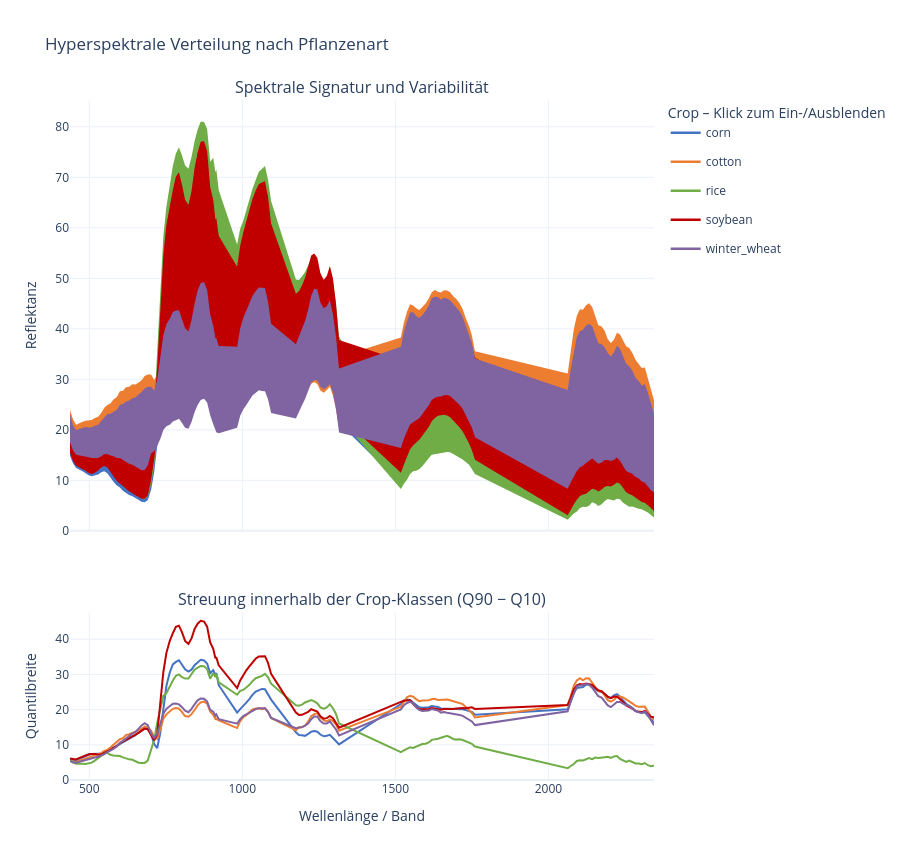

The cell this chart's notebook holds for it:
### Markdown cell above
Aufgrund des Anova F-Scores die Streuung genauer analysiert

### Code cell
import plotly.graph_objects as go
from plotly.subplots import make_subplots

# Vollständig leere Bänder entfernen
valid_bands = [
    c for c in spec_cols
    if df[c].notna().any()
]

# Wellenlängen aus den Spaltennamen extrahieren
wavelengths = np.array([
    int(c[1:]) for c in valid_bands
])

crops = sorted(df["Crop"].dropna().unique())

fig = make_subplots(
    rows=2,
    cols=1,
    shared_xaxes=True,
    vertical_spacing=0.12,
    row_heights=[0.72, 0.28],
    subplot_titles=[
        "Spektrale Signatur und Variabilität",
        "Streuung innerhalb der Crop-Klassen (Q90 − Q10)"
    ]
)

for crop in crops:

    data = df.loc[df["Crop"] == crop, valid_bands]

    q10 = data.quantile(0.10).to_numpy()
    q50 = data.quantile(0.50).to_numpy()
    q90 = data.quantile(0.90).to_numpy()

    color = crop_palette.get(crop, "#777777")

    # Obere Grenze des Quantilbands
    fig.add_trace(
        go.Scatter(
            x=wavelengths,
            y=q90,
            mode="lines",
            line=dict(width=0),
            showlegend=False,
            hoverinfo="skip",
            legendgroup=crop,
            connectgaps=False
        ),
        row=1, col=1
    )

    # Untere Grenze + gefülltes Quantilband
    fig.add_trace(
        go.Scatter(
            x=wavelengths,
            y=q10,
            mode="lines",
            line=dict(width=0),
            fill="tonexty",
            fillcolor=color,
            opacity=0.16,
            showlegend=False,
            hoverinfo="skip",
            legendgroup=crop,
            connectgaps=False
        ),
        row=1, col=1
    )

    # Median
    fig.add_trace(
        go.Scatter(
            x=wavelengths,
            y=q50,
            mode="lines",
            name=crop,
            line=dict(color=color, width=2.5),
            legendgroup=crop,
            connectgaps=False,
            hovertemplate=(
                f"<b>{crop}</b><br>"
                "Wellenlänge: %{x} nm<br>"
                "Median: %{y:.2f}<extra></extra>"
            )
        ),
        row=1, col=1
    )

    # Quantilbreite
    fig.add_trace(
        go.Scatter(
            x=wavelengths,
            y=q90 - q10,
            mode="lines",
            name=crop,
            line=dict(color=color, width=2),
            legendgroup=crop,
            showlegend=False,
            connectgaps=False,
            hovertemplate=(
                f"<b>{crop}</b><br>"
                "Wellenlänge: %{x} nm<br>"
                "Q90 − Q10: %{y:.2f}<extra></extra>"
            )
        ),
        row=2, col=1
    )

fig.update_layout(
    title="Hyperspektrale Verteilung nach Pflanzenart",
    template="plotly_white",
    height=850,
    hovermode="x",
    legend=dict(
        title="Crop – Klick zum Ein-/Ausblenden",
        groupclick="togglegroup"
    ),
    margin=dict(l=70, r=40, t=100, b=70)
)

fig.update_xaxes(
    title_text="Wellenlänge / Band",
    row=2, col=1
)

fig.update_yaxes(
    title_text="Reflektanz",
    rangemode="tozero",
    row=1, col=1
)

fig.update_yaxes(
    title_text="Quantilbreite",
    rangemode="tozero",
    row=2, col=1
)

fig.show()

### Figure 1 — Plotly figure (JSON) as saved in the notebook; plotly's stock layout.template omitted (floating-point values rounded to 4 significant figures; data arrays with more than 128 entries replaced by an {"elided": "..."} marker saying what was removed)
{"data": [{"connectgaps": false, "hoverinfo": "skip", "legendgroup": "corn", "line": {"width": 0}, "mode": "lines", "showlegend": false, "type": "scatter", "x": {"elided": "131 int values"}, "xaxis": "x", "y": {"elided": "131 float values"}, "yaxis": "y"}, {"connectgaps": false, "fill": "tonexty", "fillcolor": "#4472C4", "hoverinfo": "skip", "legendgroup": "corn", "line": {"width": 0}, "mode": "lines", "opacity": 0.16, "showlegend": false, "type": "scatter", "x": {"elided": "131 int values"}, "xaxis": "x", "y": {"elided": "131 float values"}, "yaxis": "y"}, {"connectgaps": false, "hovertemplate": "<b>corn</b><br>Wellenlänge: %{x} nm<br>Median: %{y:.2f}<extra></extra>", "legendgroup": "corn", "line": {"color": "#4472C4", "width": 2.5}, "mode": "lines", "name": "corn", "type": "scatter", "x": {"elided": "131 int values"}, "xaxis": "x", "y": {"elided": "131 float values"}, "yaxis": "y"}, {"connectgaps": false, "hovertemplate": "<b>corn</b><br>Wellenlänge: %{x} nm<br>Q90 − Q10: %{y:.2f}<extra></extra>", "legendgroup": "corn", "line": {"color": "#4472C4", "width": 2}, "mode": "lines", "name": "corn", "showlegend": false, "type": "scatter", "x": {"elided": "131 int values"}, "xaxis": "x2", "y": {"elided": "131 float values"}, "yaxis": "y2"}, {"connectgaps": false, "hoverinfo": "skip", "legendgroup": "cotton", "line": {"width": 0}, "mode": "lines", "showlegend": false, "type": "scatter", "x": {"elided": "131 int values"}, "xaxis": "x", "y": {"elided": "131 float values"}, "yaxis": "y"}, {"connectgaps": false, "fill": "tonexty", "fillcolor": "#ED7D31", "hoverinfo": "skip", "legendgroup": "cotton", "line": {"width": 0}, "mode": "lines", "opacity": 0.16, "showlegend": false, "type": "scatter", "x": {"elided": "131 int values"}, "xaxis": "x", "y": {"elided": "131 float values"}, "yaxis": "y"}, {"connectgaps": false, "hovertemplate": "<b>cotton</b><br>Wellenlänge: %{x} nm<br>Median: %{y:.2f}<extra></extra>", "legendgroup": "cotton", "line": {"color": "#ED7D31", "width": 2.5}, "mode": "lines", "name": "cotton", "type": "scatter", "x": {"elided": "131 int values"}, "xaxis": "x", "y": {"elided": "131 float values"}, "yaxis": "y"}, {"connectgaps": false, "hovertemplate": "<b>cotton</b><br>Wellenlänge: %{x} nm<br>Q90 − Q10: %{y:.2f}<extra></extra>", "legendgroup": "cotton", "line": {"color": "#ED7D31", "width": 2}, "mode": "lines", "name": "cotton", "showlegend": false, "type": "scatter", "x": {"elided": "131 int values"}, "xaxis": "x2", "y": {"elided": "131 float values"}, "yaxis": "y2"}, {"connectgaps": false, "hoverinfo": "skip", "legendgroup": "rice", "line": {"width": 0}, "mode": "lines", "showlegend": false, "type": "scatter", "x": {"elided": "131 int values"}, "xaxis": "x", "y": {"elided": "131 float values"}, "yaxis": "y"}, {"connectgaps": false, "fill": "tonexty", "fillcolor": "#70AD47", "hoverinfo": "skip", "legendgroup": "rice", "line": {"width": 0}, "mode": "lines", "opacity": 0.16, "showlegend": false, "type": "scatter", "x": {"elided": "131 int values"}, "xaxis": "x", "y": {"elided": "131 float values"}, "yaxis": "y"}, {"connectgaps": false, "hovertemplate": "<b>rice</b><br>Wellenlänge: %{x} nm<br>Median: %{y:.2f}<extra></extra>", "legendgroup": "rice", "line": {"color": "#70AD47", "width": 2.5}, "mode": "lines", "name": "rice", "type": "scatter", "x": {"elided": "131 int values"}, "xaxis": "x", "y": {"elided": "131 float values"}, "yaxis": "y"}, {"connectgaps": false, "hovertemplate": "<b>rice</b><br>Wellenlänge: %{x} nm<br>Q90 − Q10: %{y:.2f}<extra></extra>", "legendgroup": "rice", "line": {"color": "#70AD47", "width": 2}, "mode": "lines", "name": "rice", "showlegend": false, "type": "scatter", "x": {"elided": "131 int values"}, "xaxis": "x2", "y": {"elided": "131 float values"}, "yaxis": "y2"}, {"connectgaps": false, "hoverinfo": "skip", "legendgroup": "soybean", "line": {"width": 0}, "mode": "lines", "showlegend": false, "type": "scatter", "x": {"elided": "131 int values"}, "xaxis": "x", "y": {"elided": "131 float values"}, "yaxis": "y"}, {"connectgaps": false, "fill": "tonexty", "fillcolor": "#C00000", "hoverinfo": "skip", "legendgroup": "soybean", "line": {"width": 0}, "mode": "lines", "opacity": 0.16, "showlegend": false, "type": "scatter", "x": {"elided": "131 int values"}, "xaxis": "x", "y": {"elided": "131 float values"}, "yaxis": "y"}, {"connectgaps": false, "hovertemplate": "<b>soybean</b><br>Wellenlänge: %{x} nm<br>Median: %{y:.2f}<extra></extra>", "legendgroup": "soybean", "line": {"color": "#C00000", "width": 2.5}, "mode": "lines", "name": "soybean", "type": "scatter", "x": {"elided": "131 int values"}, "xaxis": "x", "y": {"elided": "131 float values"}, "yaxis": "y"}, {"connectgaps": false, "hovertemplate": "<b>soybean</b><br>Wellenlänge: %{x} nm<br>Q90 − Q10: %{y:.2f}<extra></extra>", "legendgroup": "soybean", "line": {"color": "#C00000", "width": 2}, "mode": "lines", "name": "soybean", "showlegend": false, "type": "scatter", "x": {"elided": "131 int values"}, "xaxis": "x2", "y": {"elided": "131 float values"}, "yaxis": "y2"}, {"connectgaps": false, "hoverinfo": "skip", "legendgroup": "winter_wheat", "line": {"width": 0}, "mode": "lines", "showlegend": false, "type": "scatter", "x": {"elided": "131 int values"}, "xaxis": "x", "y": {"elided": "131 float values"}, "yaxis": "y"}, {"connectgaps": false, "fill": "tonexty", "fillcolor": "#8064A2", "hoverinfo": "skip", "legendgroup": "winter_wheat", "line": {"width": 0}, "mode": "lines", "opacity": 0.16, "showlegend": false, "type": "scatter", "x": {"elided": "131 int values"}, "xaxis": "x", "y": {"elided": "131 float values"}, "yaxis": "y"}, {"connectgaps": false, "hovertemplate": "<b>winter_wheat</b><br>Wellenlänge: %{x} nm<br>Median: %{y:.2f}<extra></extra>", "legendgroup": "winter_wheat", "line": {"color": "#8064A2", "width": 2.5}, "mode": "lines", "name": "winter_wheat", "type": "scatter", "x": {"elided": "131 int values"}, "xaxis": "x", "y": {"elided": "131 float values"}, "yaxis": "y"}, {"connectgaps": false, "hovertemplate": "<b>winter_wheat</b><br>Wellenlänge: %{x} nm<br>Q90 − Q10: %{y:.2f}<extra></extra>", "legendgroup": "winter_wheat", "line": {"color": "#8064A2", "width": 2}, "mode": "lines", "name": "winter_wheat", "showlegend": false, "type": "scatter", "x": {"elided": "131 int values"}, "xaxis": "x2", "y": {"elided": "131 float values"}, "yaxis": "y2"}], "layout": {"annotations": [{"font": {"size": 16}, "showarrow": false, "text": "Spektrale Signatur und Variabilität", "x": 0.5, "xanchor": "center", "xref": "paper", "y": 1.0, "yanchor": "bottom", "yref": "paper"}, {"font": {"size": 16}, "showarrow": false, "text": "Streuung innerhalb der Crop-Klassen (Q90 − Q10)", "x": 0.5, "xanchor": "center", "xref": "paper", "y": 0.2464, "yanchor": "bottom", "yref": "paper"}], "height": 850, "hovermode": "x", "legend": {"groupclick": "togglegroup", "title": {"text": "Crop – Klick zum Ein-/Ausblenden"}}, "margin": {"b": 70, "l": 70, "r": 40, "t": 100}, "title": {"text": "Hyperspektrale Verteilung nach Pflanzenart"}, "xaxis": {"anchor": "y", "domain": [0.0, 1.0], "matches": "x2", "showticklabels": false}, "xaxis2": {"anchor": "y2", "domain": [0.0, 1.0], "title": {"text": "Wellenlänge / Band"}}, "yaxis": {"anchor": "x", "domain": [0.3664, 1.0], "rangemode": "tozero", "title": {"text": "Reflektanz"}}, "yaxis2": {"anchor": "x2", "domain": [0.0, 0.2464], "rangemode": "tozero", "title": {"text": "Quantilbreite"}}}}
